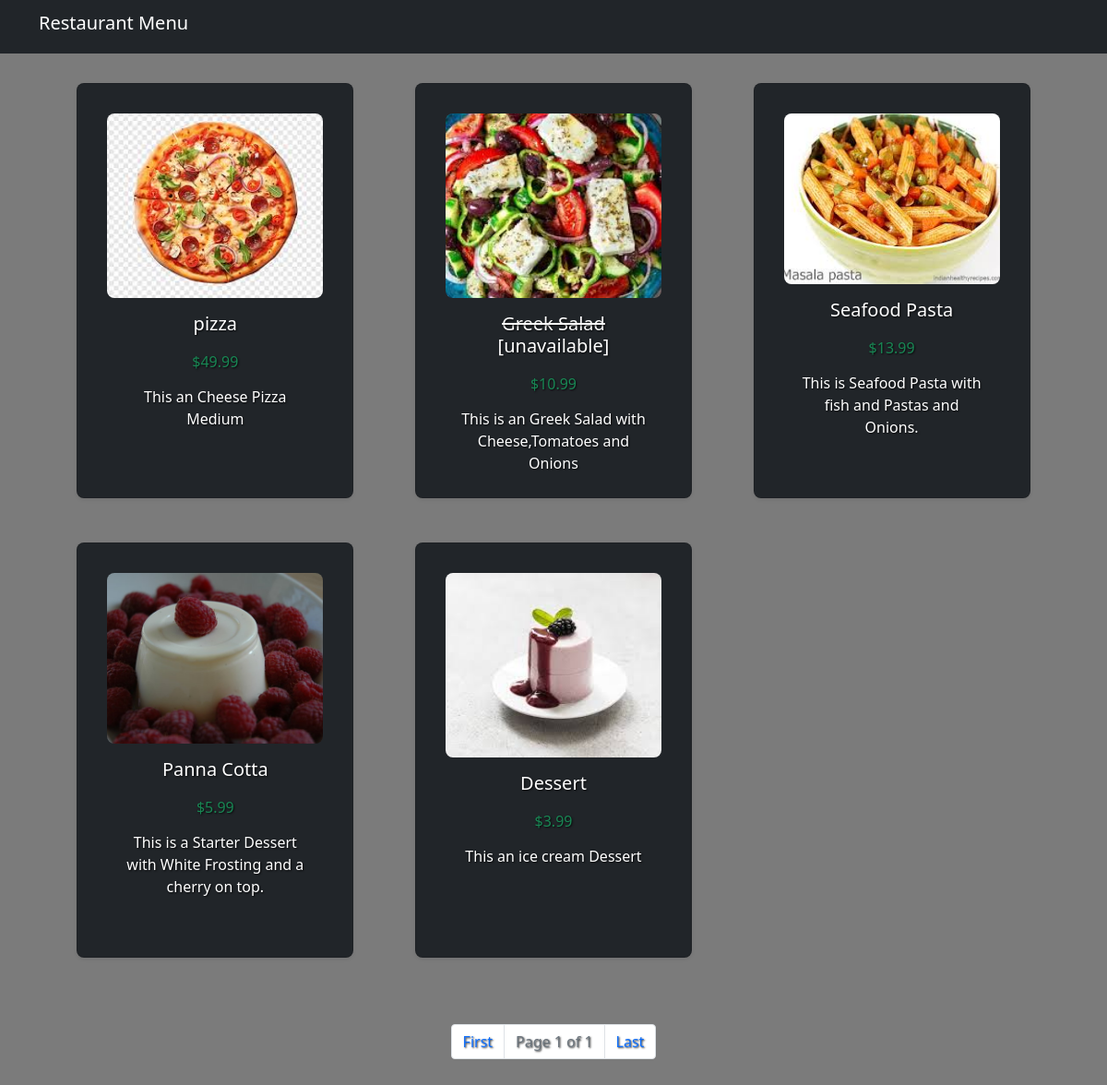
The page / on the database its author committed.
### restaurant_menu/models.py (models this page shows, shortened)
class Item(models.Model):
    meal = models.CharField(max_length=100,unique=True)
    description = models.CharField(max_length=1000)
    price = models.DecimalField(decimal_places=2,max_digits=10)
    meal_type=models.CharField(choices=MEAL_TYPE,max_length=200)
    image = models.ImageField(blank=True,upload_to='images/')
    chef=models.ForeignKey(User,on_delete=models.PROTECT)
    status=models.IntegerField(choices=STATUS,default=0)
    date_created=models.DateTimeField(auto_now_add=True)
    date_updated=models.DateTimeField(auto_now=True)

### restaurant_menu/views.py (the view)
# urls.py: path('', MenuList.as_view(), name='menu_list'),
class MenuList(generic.ListView):
    model = Item
    template_name = 'index.html'
    context_object_name = 'meals'
    paginate_by=6
    def get_queryset(self):
        queryset = super().get_queryset()
        item_name = self.request.GET.get('item_meal')
        if item_name:
            queryset = queryset.filter(Q(name__icontains=item_name))
        return queryset

### restaurant_menu/templates/index.html (shortened to what this page needs)
{% load static %}
<!DOCTYPE html>
<html lang="en">
  <head>
    <link
      rel="stylesheet"
      href="https://cdn.jsdelivr.net/npm/bootstrap@5.1.3/dist/css/bootstrap.min.css"
    />
  </head>
  <body>
    <nav class="navbar navbar-expand-lg navbar-dark bg-dark">
      <div class="container">
        <h1 class="navbar-brand">Restaurant Menu</h1>
      </div>
    </nav>
    <div class="container container-custom">
      <div class="row">
        {% for meal in meals %}
        <div class="col-12 col-md-4 mb-4 d-flex justify-content-center">
          <div class="card card-custom shadow-sm bg-dark">
            {% if meal.image %}
            <img
              class="card-img-top"
              src="{{ meal.image.url }}"
              alt="{{ meal.meal }}"
            />
            {% else %}
            <div class="p-4 text-center">No image available</div>
            {% endif %}
            <div class="card-body">
              {% if meal.status == 1 %}
              <a
                href="{% url 'menu_item' meal.pk %}"
                class="text-white text-decoration-none"
              >
                <h5 class="card-title">{{ meal.meal }}</h5>
              </a>
              {% else %}
              <a
                href="{% url 'menu_item' meal.pk %}"
                class="text-white text-decoration-none"
              >
                <h5 class="card-title">
                  <del>{{ meal.meal }}</del> [unavailable]
                </h5>
              </a>
              {% endif %}
              <h6 class="card-subtitle mb-2 text-success">${{ meal.price }}</h6>
              <p class="card-text">{{ meal.description }}</p>
            </div>
          </div>
        </div>
        {% endfor %}
      </div>
      <div class="pagination d-flex justify-content-center my-4">
        <nav>
          <ul class="pagination">
            <li class="page-item">
              <a class="page-link" href="?page=1">First</a>
            </li>
            <li class="page-item disabled">
              <span class="page-link">
                Page {{ page_obj.number }} of {{ page_obj.paginator.num_pages }}
              </span>
            </li>
            <li class="page-item">
              <a class="page-link" href="?page={{page_obj.paginator.num_pages}}"
                >Last</a
              >
            </li>
          </ul>
        </nav>
      </div>
    </div>
  </body>
</html>

### restaurant_menu/templates/index.html (style rules this page uses)
.container-custom { padding: 2rem; color: white; text-shadow: 1px 1px 2px rgba(0, 0, 0, 0.8); }
.card-custom { background: rgba(0, 0, 0, 0.5); padding: 2rem; border-radius: 0.5rem; box-shadow: 0 0.5rem 1rem rgba(0, 0, 0, 0.3); margin-bottom: 1.5rem; text-align: center; width: 300px; height: 450px; }
.card-custom .card-img-top { border-radius: 0.5rem; height: 200px; object-fit: cover; }
.card-custom .card-title, .card-custom .card-subtitle, .card-custom .card-text { margin-bottom: 1rem; color: white; }
.card-custom .card-subtitle { padding: 0.5rem; }
body { background-color: rgb(123, 123, 123); }

### rows shown on the page
Item: image (picture), meal "pizza", price "49.99", description "This an Cheese Pizza Medium"
Item: image (picture), meal "Greek Salad", price "10.99", description "This is an Greek Salad with Cheese,Tomatoes and Onions"
Item: image (picture), meal "Seafood Pasta", price "13.99", description "This is Seafood Pasta with fish and Pastas and Onions."
Item: image (picture), meal "Panna Cotta", price "5.99", description "This is a Starter Dessert with White Frosting and a cherry on top."
Item: image (picture), meal "Dessert", price "3.99", description "This an ice cream Dessert"

### other values the page prints
{{ page_obj.number }} "1"
{{ page_obj.paginator.num_pages }} "1"
